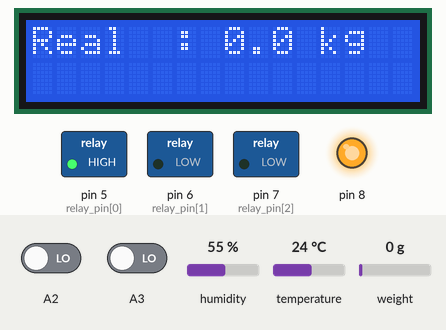
This sketch was run on a simulated Arduino Uno, built with avr-gcc and run on an emulated ATmega328P. Shown: 16×2 character LCD, switched loads named in the sketch (green lamp = pin HIGH), output pins drawn as LEDs (lit = HIGH). The inputs (shaded band) are chosen by the test bench; at power-on: A2 LOW, A3 LOW, weight on the scale 0 g, humidity 55 %, temperature 24 °C. What the sketch prints to the serial monitor is not drawn.

Above: at 2.2 s.
2.3 s: A2 driven HIGH
At 3.5 s:
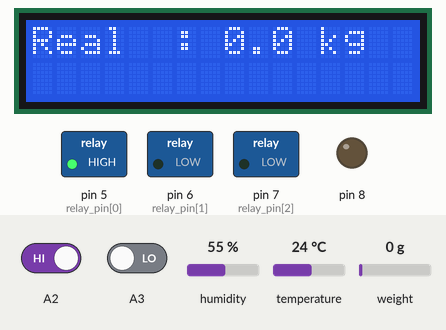
3.8 s: A2 driven LOW
At 9.3 s:
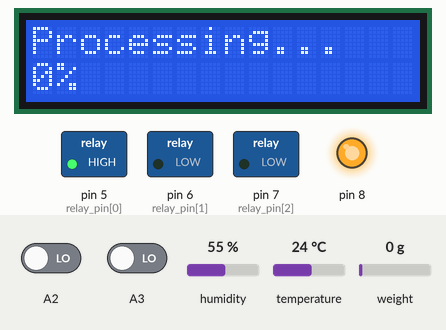
10.0 s: A3 driven HIGH
At 12.3 s:
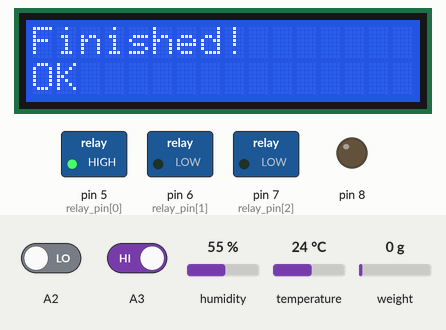
12.6 s: A3 driven LOW
At 12.87 s:
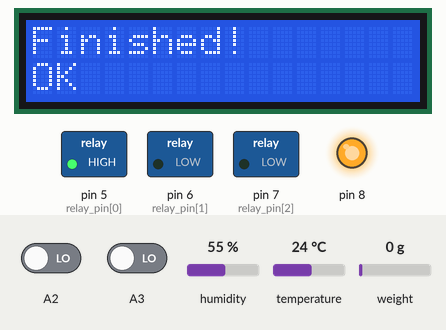
18.8 s: weight on the scale set to 1250 g
At 19.5 s:
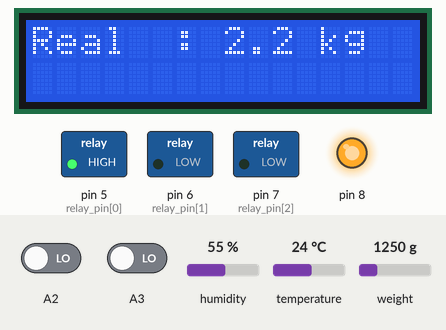
25.0 s: weight on the scale set to 2500 g
At 25.6 s:
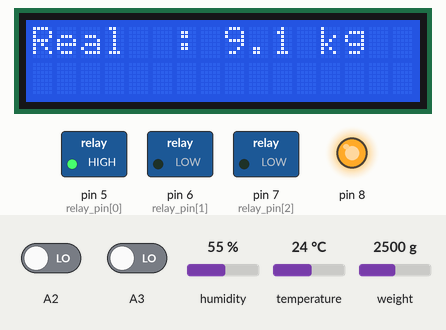
Timing chart, 0 to 27.5 s (numbered marks = the images above; inputs shaded):
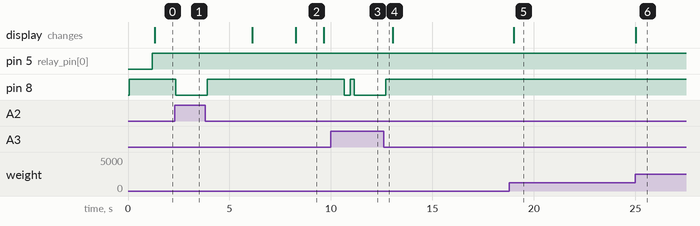

The sketch:

arduino-code.ino
```cpp
#include <HX711.h>
  HX711 scale;
  #define W0 0        // berat nyata minimal
  #define W1 9800     // berat nyata maksimal
  #define S0 46500    // skala minimal
  #define S1 169000   // skala maksimal

  float WT;
  int cut;
  long target_gr;

#include <Wire.h>
#include <LiquidCrystal_I2C.h>
  LiquidCrystal_I2C lcd = LiquidCrystal_I2C (0x27,16,2);
  #define ndisplay 4
  int lstatus = 1;

#include <DHT.h>
  DHT dht(4, DHT11);
  float humidity, temperature;

#define BUZZ_ON digitalWrite(8,LOW)
#define BUZZ_OFF digitalWrite(8,HIGH)

#define B1 digitalRead(A3)
#define B2 digitalRead(A2)

const int relay_pin[3] = {5,6,7};
boolean rstatus[3];

boolean drying = false;

long wait = 0;

void setup() {
  Serial.begin(9600);
  Serial.println("\nSTART\n");

  scale.begin(2,3);

  dht.begin();

  lcd.begin();
  lcd.backlight();
  lcd.clear();

  pinMode(8,OUTPUT);
  BUZZ_OFF;

  pinMode(A2,INPUT);
  pinMode(A3,INPUT);

  for (int n = 0; n < 3; n++){
    pinMode(relay_pin[n],OUTPUT);
    relay(n,0);
  }

  delay(1000);
}

void loop() {
  autocut();
  autofan();
  menu();

  if (millis() >= wait) {
    read_dht();
    lcd_show();
    wait = millis() + 300;
  }
}

//////////////////////////////////////////////////////////////////////////

// ________________________________________________Tampilkan status di LCD
void lcd_show(){
  float weight0, weight, weight_gr;

  weight_gr = read_weight_gr();
  weight = weight_gr / 1000;
  if (!drying) weight0 = weight;

  long process = map(weight_gr, target_gr*2, target_gr, 0, 100);
  if (process <=0) process = 0;
  Serial.println("Proses : " + String(process));

  String line[ndisplay][2] = {
    {"Processing...", String(process) + "%"},
    {"Real  : " + String(weight,1) + " kg", drying ? "Target: " + String(WT,1) + " kg" : " "},
    {"Temperature", String(temperature,1) + " C"},
    {"Humidity", String(humidity,0) + " %"}
  };

  lcd.clear();
  lcd.setCursor(0,0); lcd.print(line[lstatus][0]);
  lcd.setCursor(0,1); lcd.print(line[lstatus][1]);
}

int Button(){
  int result = 0;
  if (B1){
    BUZZ_ON;
    while (B1);
    delay(100);
    BUZZ_OFF;
    result = 1;
    delay(200);
  }
  else if(B2){
    BUZZ_ON;
    while(B2);
    delay(100);
    BUZZ_OFF;
    result = 2;
    delay(200);
  }

  return result;
}

void read_dht(){
  humidity = dht.readHumidity();
  temperature = dht.readTemperature();

  //Serial.println("Suhu : " + String(temperature,1) + " C | Kelembaban : " + String(humidity,1) + " %");
  if (isnan(humidity) || isnan(temperature)){
    humidity = 0;
    temperature = 0;
    return;
  }
}

long read_weight_gr(){
  long weight;
  if (scale.is_ready()) {
    long reading = scale.read();
    weight = map(reading,S0,S1,W0,W1) - 1050;
    if (weight < 0) weight = 0;
    Serial.println("Scale : " + String(reading) + " | Weight : " + String(weight) + " | S.Target : " + String(target_gr));
  } else {
    weight = 0;
  }
  return weight;
}

void relay(int num, int value){
  digitalWrite(relay_pin[num], value);
  rstatus[num] = value;
  Serial.println("Relay " + String(num) + " : " + String(value));
}

void menu(){
  int b = Button();
  if(b == 1) {
    lstatus++;
    if (lstatus >= ndisplay) lstatus = 0;
    if (!drying && lstatus == 0) lstatus = 1;
  }
  else if(b == 2) {
    if(drying){
      lcd.clear();
      lcd.setCursor(0,0); lcd.print("Finish ?");
      lcd.setCursor(0,1); lcd.print("YES           NO");
      while(1){
        int f = Button();
        if (f == 1){ finished(); break; }
        else if (f == 2) break;
      }
    }
    else started();
  }
}

void autofan(){
  read_dht();

  if (temperature >= 65 && (!rstatus[1] || rstatus[0])){
    relay(0,0);
    relay(1,1);
  }else if (temperature <= 60 && (!rstatus[0] || rstatus[1])){
    relay(0,1);
    relay(1,0);
  }
}

void autocut(){
  float weight_gr = read_weight_gr();
  float weight = weight_gr / 1000;
  if (drying && weight_gr <= target_gr + 200){
    Serial.println("limit : " + String(weight_gr));
    cut++;
  }
  else cut = 0;

  if (cut >= 10) {
    finished();
    long waits = millis();
    while (1){
      Serial.println("weight = " + String(weight,1) + " | " + String(WT,1));

      if (waits <= millis()){
        BUZZ_ON;  delay(300);
        BUZZ_OFF; delay(200);
        BUZZ_ON;  delay(300);
        BUZZ_OFF;
        waits = millis() + 1000;
      }

      int b = Button();
      if (b == 1) break;
    }
  }
}

void started(){
  float wtmp = 0;
  long stmp = 0;
  for (int tmp = 0; tmp < 10; tmp++) {
    wtmp += read_weight_gr();
    delay(100);
  }
  WT = wtmp / 20000;
  target_gr = wtmp / 20;
  drying = true;
  lstatus = 0;

  lcd.clear();
  lcd.print("Target: " + String(WT,1) + " kg");

  delay(2000);
}

void finished(){
  drying = false;
  WT = 0;
  lstatus = 1;
  lcd.clear();
  lcd.setCursor(0,0); lcd.print("Finished!");
  lcd.setCursor(0,1); lcd.print("OK");

  delay(1000);
}
```

Measured:
- after the input at 2.3 s, pin 8: HIGH → LOW after 0.06 s
- after the input at 3.8 s, pin 8: LOW → HIGH after 0.10 s; the display: first changes after 2.3 s (image 2 shows a later state)
- after the input at 10.0 s, pin 8: goes on until 11.2 s, then stays LOW
- after the input at 12.6 s, pin 8: LOW → HIGH after 0.10 s
- after the input at 18.8 s, the display: changes after 0.21 s (image 5)
- after the input at 25.0 s, the display: changes at once (image 6)
- what the display in image 2 shows lasts 1.4 s, from 8.3 s to 9.7 s
